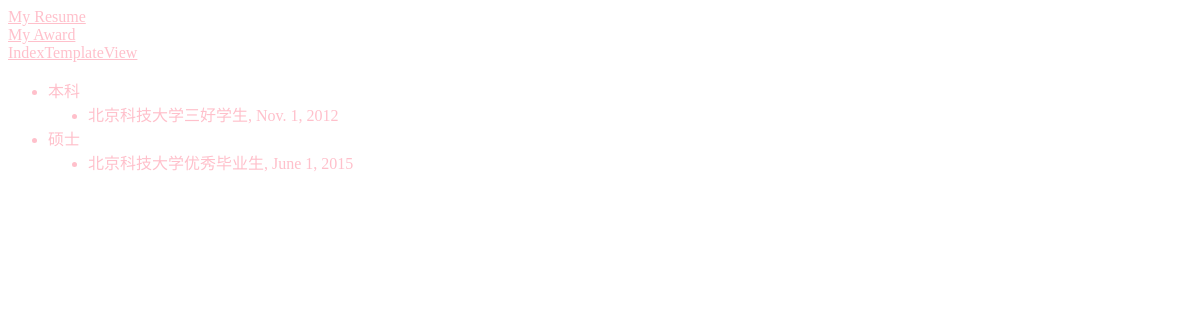
The page /resume/award on the database as committed earlier.
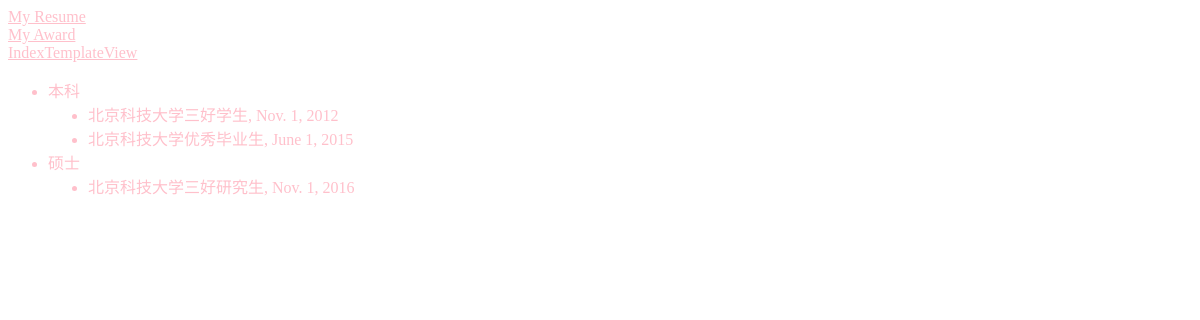
The same page on the database as committed later.
### resume/models.py (models this page shows, shortened)
class BasicInformation(models.Model):
    name = models.CharField(max_length=50)
    education = models.CharField(max_length=50)
    school = models.CharField(max_length=50)
    major = models.CharField(max_length=50)

class Award(models.Model):
    basic_information = models.ForeignKey(BasicInformation, on_delete=models.CASCADE)
    name = models.CharField(max_length=50)
    time = models.DateField(verbose_name='time of award')

### resume/views.py (the view)
class AwardView(generic.ListView):
    model = BasicInformation
    context_object_name = "basic_information_list"

### resume/templates/resume/award.html (shortened to what this page needs)
{% load static %}
<link rel="stylesheet" type="text/css" href="{% static 'resume/style.css' %}" />
<a href='{% url 'resume:index' %}'>My Resume</a><br/>
<a href='{% url 'resume:award' %}'>My Award</a><br/>
<a href='{% url 'resume:index-template-view' %}'>IndexTemplateView</a>
{% if basic_information_list %}
    <ul>
        {% for basic_information in basic_information_list %}
            <li>{{ basic_information.education }}</li>
            <ul type="disc">
                {% for award in basic_information.award_set.all %}
                    <li>{{ award.name }}, {{ award.time }}</li>
                {% endfor %}
            </ul>
        {% endfor %}
{% else %}
    <li>No resumes are available</li>
{% endif %}

### resume/static/resume/style.css (style rules this page uses)
a { color: pink; }
li { color: pink; }

Rows that differ between the two databases and show on the page:
changed BasicInformation "本科": gains Award (name "北京科技大学优秀毕业生", time "June 1, 2015")
changed BasicInformation "硕士": loses Award (name "北京科技大学优秀毕业生", time "June 1, 2015")
added Award: name "北京科技大学三好研究生", time "Nov. 1, 2016", shown under BasicInformation "硕士"
